Frame 1 (no input): blank canvas, image omitted
Frame 60 (no input): blank canvas, image omitted
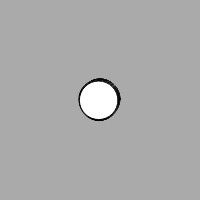
Frame 120 (the mouse pressed at the canvas centre since frame 60)

The p5.js sketch whose frames 1 and 60 were blank and that drew this single picture after the mouse press (run headless with seeded random() and noise() and a simulated clock; from frame 60 on, the mouse is pressed at the canvas centre):

// p5.js sketch
// ── sketch.js
//make a bug where mousePressed

var bugs = [];


function setup() {
  createCanvas(200,200);
  background(170);
}

//also try mouseDragged
function mousePressed(){
  var r = random(10, 50);
  var b = new JitterBug(mouseX, mouseY, r);
  
  //bugs[0] = b;
  bugs.push(b); // pushes the object to the end of the array
}

function draw() {
  
  //use bugs.length to retrieve the length of the array
    for(var i = 0; i < bugs.length; i++){
    bugs[i].move();
    bugs[i].display();
  }
  
}


// ── JitterBug.js
//3 steps in making the constructor

// first, create a function block for our constuctor
//notice the name is upper case (a strongly encouraged naming convention)
// property values that you want to be different for each instance are passed in through the constructor
function JitterBug(tempX, tempY, tempDiameter){
  //second, you add the properties
  //instead of var, we prepend with this. to indicate we are adding a variable to this object
  this.speed = .5;
  //properties passed into the constructor
  this.x = tempX;
  this.y = tempY;
  this.diameter = tempDiameter;
  
  //the last step is to add the methods
  //it is just like how we wrote functions except it's defined in the constructor and is refered to using this.
  //this essentially says ' create a property called move and assign its value to be this function'
  this.move = function(){
    this.x += random(-this.speed, this.speed);
    this.y += random(-this.speed, this.speed);
  }
  
  this.display = function(){
    ellipse(this.x, this.y, this.diameter, this.diameter);
  }
}
